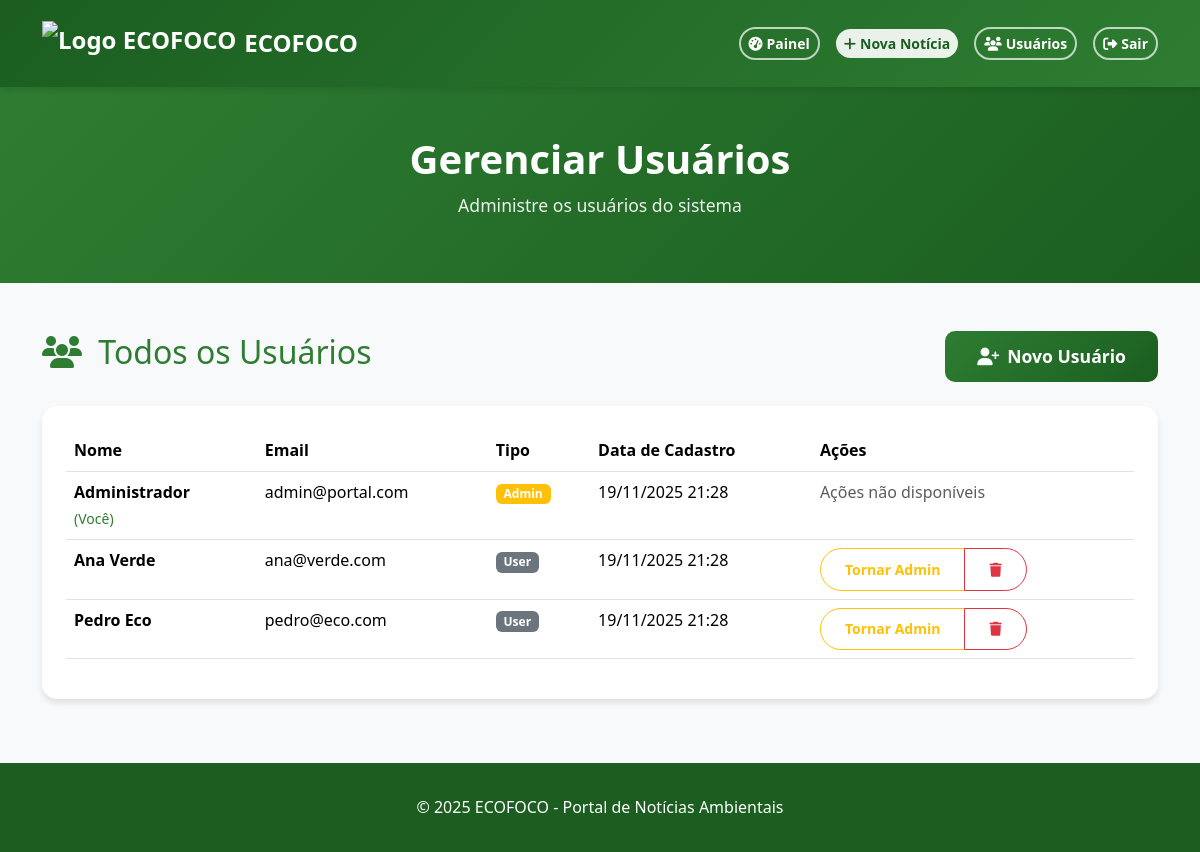
The page /gerenciar_usuarios.php (signed in) on the database its author committed.
### tables this page shows
CREATE TABLE usuarios (
    id INT AUTO_INCREMENT PRIMARY KEY,
    nome VARCHAR(100) NOT NULL,
    email VARCHAR(150) UNIQUE NOT NULL,
    senha VARCHAR(255) NOT NULL,
    tipo ENUM('admin', 'user') DEFAULT 'user',
    criado_em DATETIME DEFAULT CURRENT_TIMESTAMP
);

### gerenciar_usuarios.php (the view, shortened to what this page needs)
<?php
require 'conexao.php';
$stmt = $pdo->prepare("SELECT * FROM usuarios ORDER BY criado_em DESC");
$stmt->execute();
$usuarios = $stmt->fetchAll();
?>
<!DOCTYPE html>
<html lang="pt-BR">
<head>
    <link href="bootstrap/css/bootstrap.min.css" rel="stylesheet">
    <link href="https://cdnjs.cloudflare.com/ajax/libs/font-awesome/6.5.0/css/all.min.css" rel="stylesheet">
    <link href="style.css" rel="stylesheet">
</head>
<body>
    <nav class="navbar navbar-expand-lg navbar-dark">
        <div class="container">
            <a class="navbar-brand d-flex align-items-center" href="index.php">
                <img src="imagens/corujalogo.png" alt="Logo ECOFOCO" style="height: 45px; width: auto;" class="me-2">
                <span>ECOFOCO</span>
            </a>
            <div class="ms-auto d-flex align-items-center gap-2">
                <a href="dashboard.php" class="btn btn-outline-light btn-sm">
                    <i class="fas fa-tachometer-alt me-1"></i><span>Painel</span>
                </a>
                <a href="nova_noticia.php" class="btn btn-light btn-sm">
                    <i class="fas fa-plus me-1"></i><span>Nova Notícia</span>
                </a>
                <a href="gerenciar_usuarios.php" class="btn btn-outline-light btn-sm">
                    <i class="fas fa-users me-1"></i><span>Usuários</span>
                </a>
                <a href="logout.php" class="btn btn-outline-light btn-sm">
                    <i class="fas fa-sign-out-alt me-1"></i><span>Sair</span>
                </a>
            </div>
        </div>
    </nav>
    <section class="dashboard-header">
        <div class="container">
            <h1 class="user-welcome">Gerenciar Usuários</h1>
            <p class="user-role">Administre os usuários do sistema</p>
        </div>
    </section>
    <div class="container my-5">
        <div class="d-flex justify-content-between align-items-center mb-4">
            <h2 class="text-primary-custom">
                <i class="fas fa-users me-2"></i>
                Todos os Usuários
            </h2>
            <a href="cadastro.php" class="btn btn-primary">
                <i class="fas fa-user-plus me-2"></i>Novo Usuário
            </a>
        </div>
        <div class="news-card">
            <div class="news-card-body">
                <?php if ($usuarios): ?>
                    <div class="table-responsive">
                        <table class="table table-hover">
                            <thead>
                                <tr>
                                    <th>Nome</th>
                                    <th>Email</th>
                                    <th>Tipo</th>
                                    <th>Data de Cadastro</th>
                                    <th>Ações</th>
                                </tr>
                            </thead>
                            <tbody>
                                <?php foreach ($usuarios as $usuario): ?>
                                    <tr>
                                        <td>
                                            <strong><?= htmlspecialchars($usuario['nome']) ?></strong>
                                            <?php if ($usuario['id'] == $_SESSION['usuario_id']): ?>
                                                <br><small class="text-primary-custom">(Você)</small>
                                            <?php endif; ?>
                                        </td>
                                        <td><?= htmlspecialchars($usuario['email']) ?></td>
                                        <td>
                                            <span class="badge bg-<?= $usuario['tipo'] == 'admin' ? 'warning' : 'secondary' ?>">
                                                <?= ucfirst($usuario['tipo']) ?>
                                            </span>
                                        </td>
                                        <td><?= date('d/m/Y H:i', strtotime($usuario['criado_em'])) ?></td>
                                        <td>
                                            <?php if ($usuario['id'] != $_SESSION['usuario_id']): ?>
                                                <div class="btn-group btn-group-sm">
                                                    <a href="?action=toggle_admin&id=<?= $usuario['id'] ?>"
                                                       class="btn <?= $usuario['tipo'] == 'admin' ? 'btn-warning' : 'btn-outline-warning' ?>">
                                                        <?= $usuario['tipo'] == 'admin' ? 'Remover Admin' : 'Tornar Admin' ?>
                                                    </a>
                                                    <a href="?action=delete&id=<?= $usuario['id'] ?>"
                                                       class="btn btn-outline-danger"
                                                       onclick="return confirm('Tem certeza que deseja excluir este usuário?')">
                                                        <i class="fas fa-trash"></i>
                                                    </a>
                                                </div>
                                            <?php else: ?>
                                                <span class="text-muted">Ações não disponíveis</span>
                                            <?php endif; ?>
                                        </td>
                                    </tr>
                                <?php endforeach; ?>
                            </tbody>
                        </table>
                    </div>
                <?php endif; ?>
            </div>
        </div>
    </div>
    <footer class="footer">
        <div class="container">
            <p class="mb-0">&copy; <?= date('Y') ?> ECOFOCO - Portal de Notícias Ambientais</p>
        </div>
    </footer>
</body>
</html>

### style.css (style rules this page uses)
:root { --primary-color: #2e7d32; --primary-dark: #1b5e20; --primary-light: #4caf50; --accent-color: #388e3c; --text-dark: #333; --text-light: #666; --bg-light: #f8f9fa; --white: #ffffff; --shadow: 0 4px 6px rgba(0, 0, 0, 0.1); --shadow-hover: 0 8px 15px rgba(0, 0, 0, 0.15); }
* { margin: 0; padding: 0; box-sizing: border-box; }
body { font-family: 'Segoe UI', Tahoma, Geneva, Verdana, sans-serif; line-height: 1.6; color: var(--text-dark); background-color: var(--bg-light); }
.navbar { background: linear-gradient(135deg, var(--primary-dark), var(--primary-color)) !important; box-shadow: var(--shadow); padding: 1rem 0; }
.navbar-brand { font-weight: 700; font-size: 1.5rem; color: var(--white) !important; }
.navbar-brand img { transition: transform 0.3s ease; }
.navbar .btn { border-radius: 25px; font-weight: 600; transition: all 0.3s ease; margin-left: 0.5rem; }
.navbar .btn-outline-light { border: 2px solid rgba(255, 255, 255, 0.7); color: white; }
.navbar .btn-light { background: rgba(255, 255, 255, 0.9); color: var(--primary-dark); border: none; }
.news-card { background: var(--white); border-radius: 15px; overflow: hidden; box-shadow: var(--shadow); transition: all 0.3s ease; border: none; }
.news-card-body { padding: 1.5rem; }
.news-card .btn { border-radius: 25px; font-weight: 600; padding: 0.6rem 1.5rem; transition: all 0.3s ease; }
.btn-primary { background: linear-gradient(135deg, var(--primary-color), var(--primary-dark)); border: none; border-radius: 10px; padding: 0.75rem 2rem; font-weight: 600; font-size: 1.1rem; transition: all 0.3s ease; }
.dashboard-header { background: linear-gradient(135deg, var(--primary-color), var(--primary-dark)); color: white; padding: 3rem 0; text-align: center; margin-bottom: 3rem; }
.user-welcome { font-size: 2.5rem; font-weight: 700; margin-bottom: 0.5rem; }
.user-role { font-size: 1.1rem; opacity: 0.9; }
.footer { background: var(--primary-dark); color: white; text-align: center; padding: 2rem 0; margin-top: 4rem; }
.text-primary-custom { color: var(--primary-color) !important; }

### rows shown on the page
usuarios: nome "Administrador", shows "(Você)", email "admin@portal.com", tipo "Admin", criado_em "19/11/2025 21:28", shows "Ações não disponíveis"
usuarios: nome "Ana Verde", email "ana@verde.com", tipo "User", criado_em "19/11/2025 21:28", shows "Tornar Admin"
usuarios: nome "Pedro Eco", email "pedro@eco.com", tipo "User", criado_em "19/11/2025 21:28", shows "Tornar Admin"
